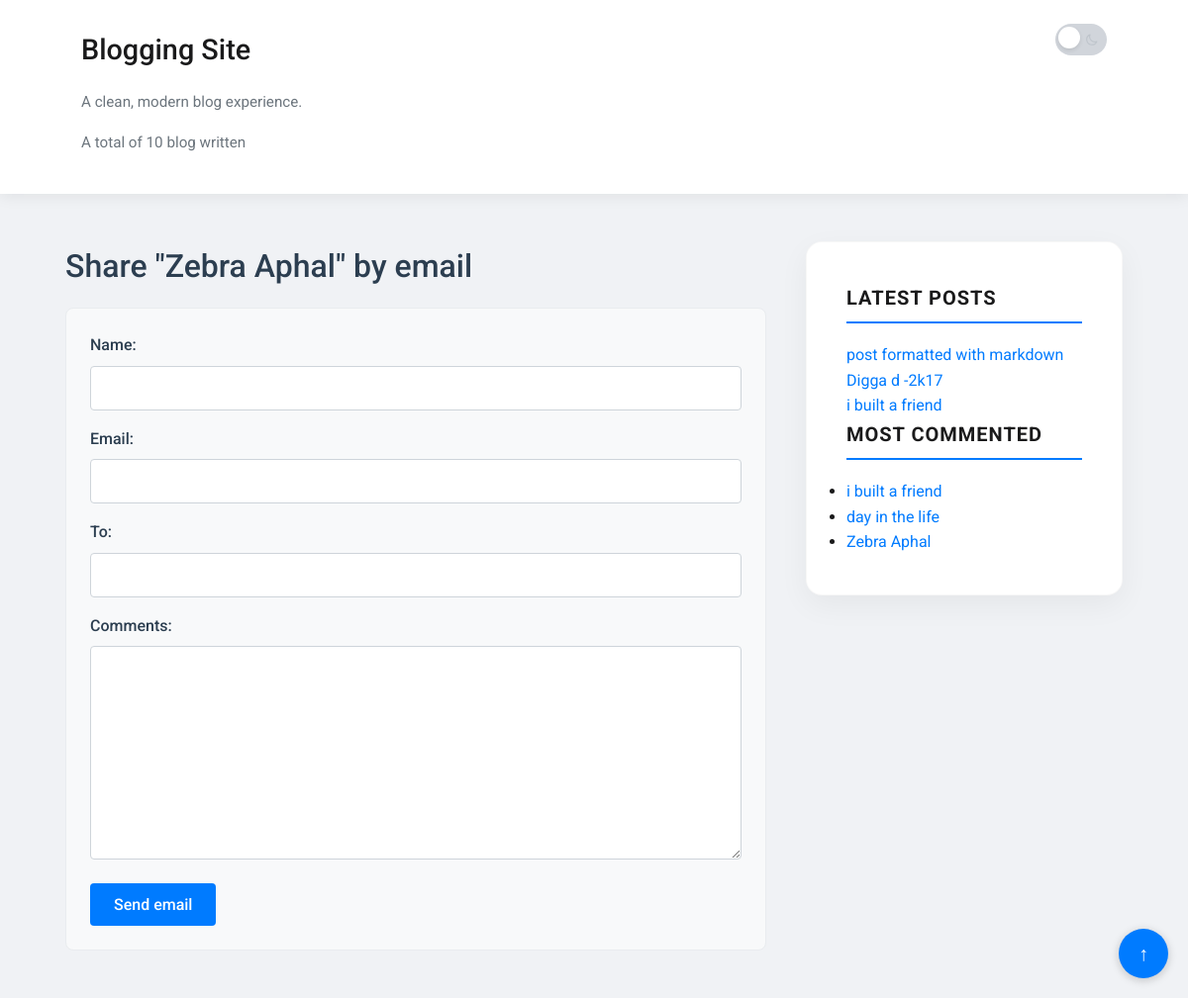
/1/share/, run on the app's committed database.
### blog/models.py (models this page shows, shortened)
class Post(models.Model):
    class Status(models.TextChoices):
        DRAFT = "DF", "Draft"
        PUBLISHED = "PB", "Published"
    title = models.CharField(max_length=250)
    slug = models.SlugField(max_length=250,unique_for_date="publish")
    author = models.ForeignKey(settings.AUTH_USER_MODEL,
                               on_delete=models.CASCADE,
                               related_name="blog_post"
                               )
    objects = models.Manager()
    published = PublishedManager()
    body = models.TextField()
    publish = models.DateTimeField(default=timezone.now)
    created = models.DateTimeField(auto_now_add=True)
    updated = models.DateTimeField(auto_now=True)
    tags = TaggableManager()
    status = models.CharField(
        max_length=2,
        choices=Status,
        default=Status.DRAFT
    )
    class Meta:
        ordering = ['-publish']
        indexes = [
            models.Index(fields=['-publish']),
        ]
    def get_absolute_url(self):
        return reverse("blog:post_detail", args=[self.publish.year,
                                                 self.publish.month,
                                                 self.publish.day,
                                                 self.slug])

### blog/views.py (the view, shortened to what this page needs)
# urls.py: path('<int:post_id>/share/',views.PostShareView.as_view(),name="post_share"),
class PostShareView(FormView):
    form_class = EmailPostForm
    template_name = 'blog/post/share.html'
    def dispatch(self, request, *args, **kwargs):
        self.post_obj = get_object_or_404(
            Post,id=self.kwargs.get("post_id"),status=Post.Status.PUBLISHED
        )
        return super().dispatch(request, *args, **kwargs)
    def get_context_data(self, **kwargs):
        context = super().get_context_data(**kwargs)
        context['post'] = self.post_obj
        context['sent'] = kwargs.get('sent',False)
        return context

### blog/forms.py
class EmailPostForm(forms.Form):
    name = forms.CharField(max_length=25)
    email = forms.EmailField()
    to = forms.EmailField()
    comments = forms.CharField(
        required=False,
        widget=forms.Textarea
    )

### blog/models.py (called while the page is built)
    def get_queryset(self):
        return super().get_queryset().filter(status=Post.Status.PUBLISHED)

### blog/templatetags/blog_tags.py (called while the page is built)
@register.simple_tag
def total_post():
    return Post.published.count()

@register.inclusion_tag("blog/post/latest_posts.html")
def show_latest_posts(count=5):
    latest_post = Post.published.order_by('-publish')[:count]
    return {'latest_post':latest_post}

@register.simple_tag
def most_commented_posts(count=5):
    most_commented = Post.published.annotate(total_comments= Count('comments')).order_by('-total_comments')[:count]
    return most_commented

### blog/templates/blog/post/share.html (shortened to what this page needs)
{% extends "blog/base.html" %}
 {% block content %} {% if sent %}
<div class="success-message">
  <h1>Email successfully sent</h1>
  <p>"{{ post.title }}" was successfully sent to {{ form.cleaned_data.to }}.</p>
</div>
{% else %}
<h1>Share "{{ post.title }}" by email</h1>
<form method="post">
  {{ form.as_p }}
  <input type="submit" value="Send email" />
</form>
{% endif %}
 {% endblock %}

### blog/templates/blog/base.html (shortened to what this page needs)
{% load static %}
{% load blog_tags %}
<!doctype html>
<html lang="en">
  <head>
    <link href="https://googleapis.com" rel="stylesheet" />
    <link rel="stylesheet" href="{% static 'blog/css/blog.css' %}" />
  </head>
  <body>
    <header class="site-header">
      <div class="header-inner">
        <div class="brand">
          <h1><a href="/">Blogging Site</a></h1>
          <p class="tagline">A clean, modern blog experience.</p>
          <p class="tagline">A total of {% total_post %} blog written</p>
        </div>
        <div class="header-controls">
          <div class="theme-switch-wrapper">
            <label class="theme-switch" for="theme-checkbox">
              <div class="slider">
                <svg class="icon moon" xmlns="http://w3.org" fill="none" viewBox="0 0 24 24" stroke="currentColor">
                  <path stroke-linecap="round" stroke-linejoin="round" stroke-width="2" d="M20.354 15.354A9 9 0 018.646 3.646 9.003 9.003 0 0012 21a9.003 9.003 0 008.354-5.646z" />
                </svg>
              </div>
            </label>
          </div>
        </div>
      </div>
    </header>
    <main class="page-layout">
      <div id="content">
        {% block content %}{% endblock %}
      </div>
      <aside id="sidebar">
        <div class="sidebar-section">
            <h3>Latest Posts</h3>
            {% show_latest_posts 3 %}
        </div>
        <div class="sidebar-section">
            <h3>Most Commented</h3>
            {% most_commented_posts 3 as most_commented %}
            <ul>
              {% for post in most_commented %}
                <li>
                  <a href="{{ post.get_absolute_url }}">{{ post.title }}</a>
                </li>
              {% empty %}
                <li>No comments yet.</li>
              {% endfor %}
            </ul>
        </div>
      </aside>
    </main>
  </body>
</html>

### blog/templates/blog/post/latest_posts.html
<ul style="list-style: none; padding: 0;">
    {% for post in latest_post %}
<li><a href="{{post.get_absolute_url}}">{{post.title}}</a></li>
    {% empty %}
    <li>No posts found</li>
    {% endfor %}
</ul>

### blog/static/blog/css/blog.css (style rules this page uses)
* { margin: 0; padding: 0; box-sizing: border-box; font-family: "Roboto", sans-serif; }
body { background-color: #f0f2f5; color: #1a1a1b; line-height: 1.6; font-size: 14px; }
@media (min-width: 768px) { body { font-size: 16px; } }
h1, h2, h3, h4, h5, h6 { font-weight: 500; margin-bottom: 1rem; color: #2c3e50; }
p { margin-bottom: 1rem; }
a { color: #007bff; text-decoration: none; transition: color 0.3s ease; }
body { display: flex; flex-direction: column; align-items: center; min-height: 100vh; }
.site-header { width: 100%; background-color: #ffffff; box-shadow: 0 2px 15px rgba(0, 0, 0, 0.08); border-bottom: none; position: sticky; top: 0; z-index: 20; }
.header-inner { max-width: 1100px; margin: 0 auto; padding: 1.5rem 2rem; display: flex; flex-direction: row; justify-content: space-between; align-items: flex-start; flex-wrap: wrap; }
.brand a { font-size: 1.8rem !important; color: #1a1a1b !important; }
.tagline { color: #6c757d; font-size: 0.95rem; margin-top: 0.25rem; }
.header-controls { display: flex; align-items: center; gap: 0.75rem; }
.theme-switch { display: inline-block; position: relative; width: 52px; height: 32px; }
.theme-switch .slider { position: relative; width: 100%; height: 100%; display: flex; align-items: center; justify-content: space-between; padding: 0 8px; border-radius: 999px; background-color: #d1d5db; border: none; cursor: pointer; transition: background 0.3s ease, border-color 0.3s ease; }
.theme-switch .slider:before { content: ""; position: absolute; top: 3px; left: 3px; width: 22px; height: 22px; background-color: #fff; border-radius: 50%; z-index: 1; box-shadow: 0 2px 4px rgba(0, 0, 0, 0.1); transition: transform 0.3s ease; }
.icon { width: 14px; height: 14px; color: #f39c12; opacity: 1; transition: opacity 0.3s ease, color 0.3s ease; pointer-events: none; }
.icon.moon { color: #adb5bd; opacity: 0.5; }
.page-layout { display: grid !important; grid-template-columns: 1fr 320px !important; gap: 2.5rem !important; width: 100%; max-width: 1100px; margin: 0 auto; padding: 3rem 1rem; align-items: start; }
#content { width: 100%; background: transparent !important; padding: 0 !important; }
#sidebar { background-color: #ffffff !important; padding: 2.5rem !important; border-radius: 12px !important; box-shadow: 0 20px 40px rgba(0,0,0,0.04) !important; position: sticky; top: 100px; height: fit-content; border-top: 4px solid #007bff !important; }
#sidebar h2, #sidebar h3 { color: #1a1a1b; font-weight: 700; font-size: 1.25rem; margin-bottom: 1.2rem; padding-bottom: 8px; border-bottom: 2px solid #007bff; text-transform: uppercase; letter-spacing: 0.05em; }
.post-card, #sidebar { background-color: #ffffff !important; border-radius: 16px !important; padding: 2.5rem !important; margin-bottom: 2.5rem !important; box-shadow: 0 10px 30px rgba(0, 0, 0, 0.05) !important; border: 1px solid rgba(0,0,0,0.03) !important; transition: transform 0.2s ease; }
form { background-color: #f8f9fa; padding: 1.5rem; border-radius: 8px; border: 1px solid #e9ecef; }
form p { margin-bottom: 1rem; }
form label { display: block; font-weight: 500; margin-bottom: 0.5rem; color: #2c3e50; }
form input[type="text"], form input[type="email"], form textarea { width: 100%; padding: 0.75rem; border: 1px solid #ced4da; border-radius: 4px; font-size: 1rem; font-family: "Roboto", sans-serif; transition: border-color 0.3s ease, box-shadow 0.3s ease; }
form textarea { resize: vertical; min-height: 100px; }
form input[type="submit"] { background-color: #007bff; color: #fff; border: none; padding: 0.75rem 1.5rem; border-radius: 4px; font-size: 1rem; font-weight: 500; cursor: pointer; transition: background-color 0.3s ease; }
body, .site-header, .post-card, #sidebar, p, h2, a, .slider { transition: background-color 0.3s ease, color 0.3s ease, border-color 0.3s ease, box-shadow 0.3s ease; }

### data on the page
Post: title "Zebra Aphal"
Post: title "post formatted with markdown"
Post: title "Digga d -2k17"
Post: title "i built a friend"
Post: title "day in the life"
